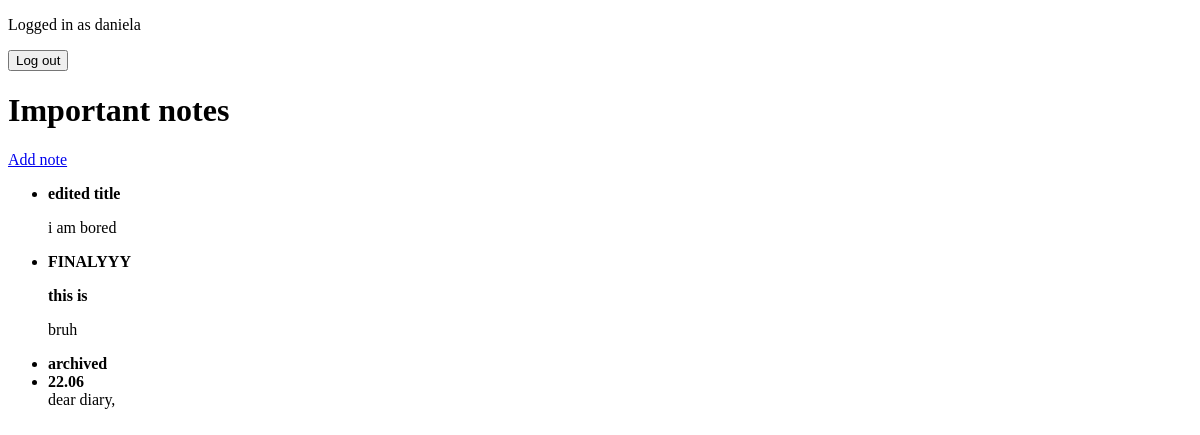
The page /important/ (signed in) on the database as committed earlier.
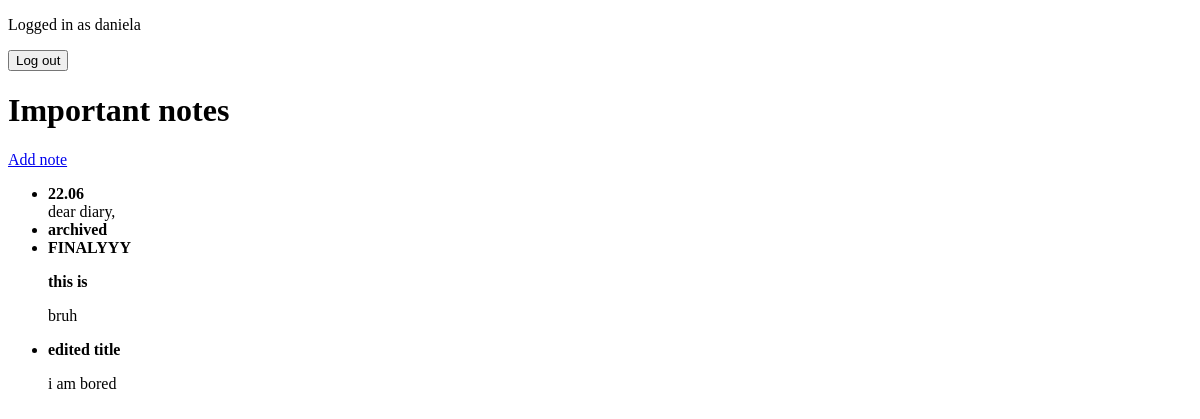
The same page on the database as committed later.
### notes/models.py (models this page shows, shortened)
class Note(models.Model):
    title = models.CharField(max_length=100, blank=True)
    text = HTMLField(blank=True)
    date = models.DateTimeField(auto_now_add=True)
    important = models.BooleanField(default=False)
    archive = models.BooleanField(default=False)
    user = models.ForeignKey(User, on_delete=models.CASCADE)

### notes/views.py (the view)
# urls.py: path('important/', views.important, name='important'),
def important(request):
    important = Note.objects.filter(user=request.user, important=True).order_by('-date')
    return render(request, 'notes/important.html', {'important': important})

### notes/templates/notes/important.html (shortened to what this page needs)
<!DOCTYPE html>
<html>
<head>
</head>
<body>
    <div>
        {% extends 'notes/base.html' %}
        {% block content %}
        <h1>Important notes</h1>
        <a href="{% url 'add' %}">Add note</a>
        <ul>
            {% for note in important %}
            <li>
                {% if note.title %} <b>{{ note.title }}</b> <br>{% endif %}
                {% if note.text %} {{ note.text|safe|truncatechars:100 }}{% endif %}
            </li>
            {% endfor %}
        </ul>
        {% endblock %}

Rows that differ between the two databases and show on the page:
changed Note "dear diary,": moves up the list
changed Note "archived": moves up the list
changed Note "FINALYYY": moves down the list
